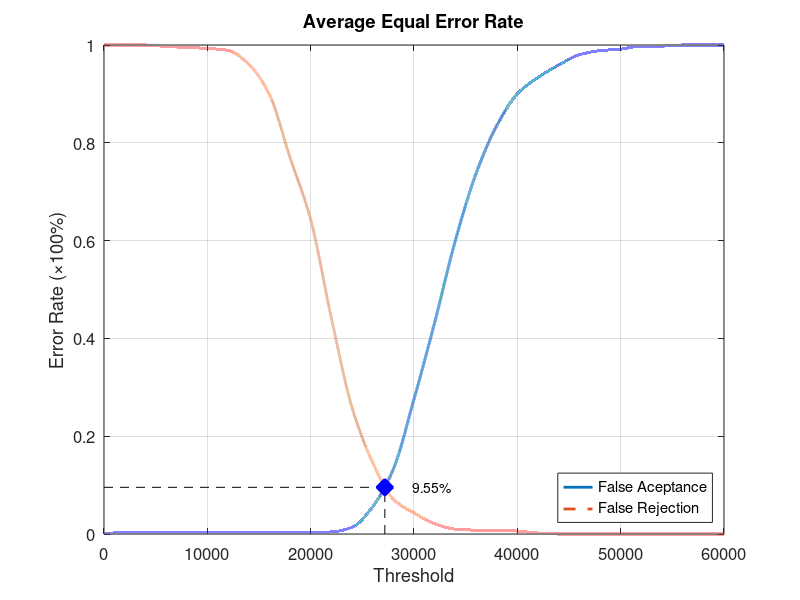
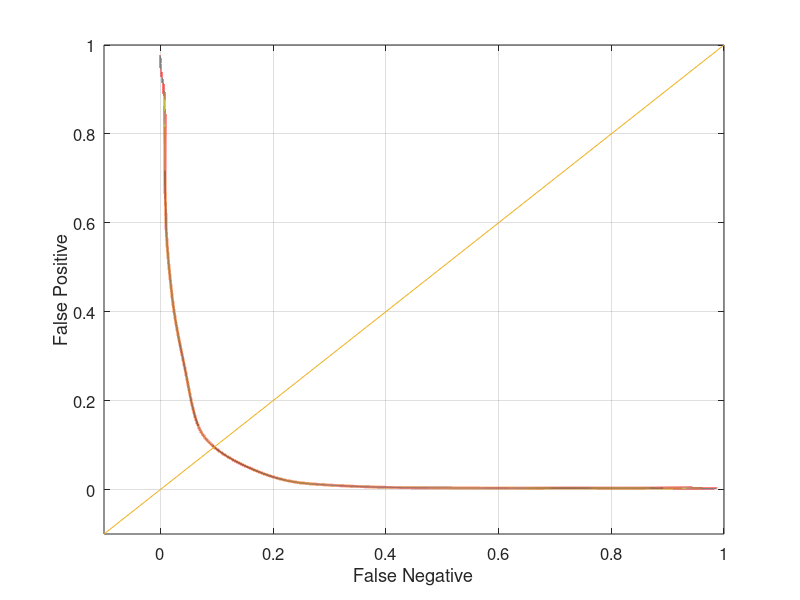

Write MATLAB code to recreate these figures, in order.
function yEER = Database3Average
close all;
clear;
clc;
x = 0:2000:60000;
xq = 0:0.5:60000;

y0 = [0 0.0031579 0.0031579 0.0031579 0.0031579 0.0031579 0.0031579 0.0031579 0.0031579 0.0031579 0.0031579 0.00421053 0.0136842 0.0557895 0.132632 0.275789 0.432632 0.6 0.736842 0.834737 0.9 0.933684 0.958947 0.98 0.988421 0.991579 0.997895 0.997895 1 1 1];
yy0 = interp1(x, y0, xq, 'pchip');
y1 = [1 1 1 0.997 0.995 0.993 0.989 0.961 0.899 0.77 0.643 0.442 0.259 0.146 0.071 0.043 0.021 0.01 0.008 0.008 0.006 0.002 0 0 0 0 0 0 0 0 0];
yy1 = interp1(x, y1, xq, 'pchip');

% Calculating EER: 
y2 = abs(y0 - y1);
find(y2 == min(y2))
yy2 = abs(yy0 - yy1);
xEER = find(yy2 == min(yy2));
xEERIndex = xq(xEER) % X-axis EER
yEER = yy0(xEER) % Y-axis EER

main = figure
plot(xq, yy0,'-','LineWidth', 2);	hold on
plot(xq, yy1,'--','LineWidth', 2);	hold on
plot([xEERIndex xEERIndex], [0 yEER], 'k--');	hold on
plot([0 xEERIndex], [yEER yEER], 'k--');	hold on
plot(xEERIndex, yEER, 'bx', 'LineWidth', 10);	hold on
text(xEERIndex + 10 * xEERIndex / 100, yEER, [num2str(round((10000 * yEER)) / 100) '%'])
legend('False Aceptance', 'False Rejection', 'Location', 'SouthEast')
xlabel('Threshold')
ylabel('Error Rate (\times100%)')
title('Average Equal Error Rate')
set(gca, 'FontSize', 12)
axis([0 60000 0 1])
grid on

print(main, 'Database3AverageMain', '-dpng');
FNRxFPR = figure('Color', [1 1 1]);
plot(yy1, yy0, '-', yy1, yy0, 'LineWidth', 2);
hold on
y = -0.1:0.1:1
plot(y, y); 
set(gca, 'FontSize', 12)
xlabel('False Negative')
ylabel('False Positive')
axis([-0.1 1 -0.1 1])
set(gca, 'FontSize', 12)
grid on

print(FNRxFPR, 'Database3AverageFNRxFPR','-dpng');
end
